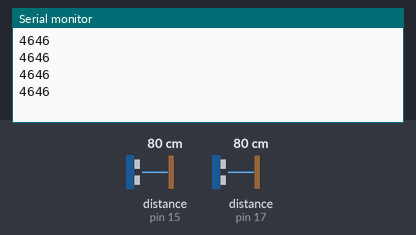
Simulated run of this sketch. Board: Arduino Uno, built with avr-gcc and run on an emulated ATmega328P. Parts: the last lines printed to the serial monitor. Wiring (inferred from the names in the program): 2 × ultrasonic range finder: trigger pin 14, echo pin 15 / trigger pin 16, echo pin 17. The test bench sets the inputs (shaded band); at power-on: distance to the obstacle (sensors on pin 15, pin 17) 80 cm. The echo pulse lasts 58.3 µs per cm.

Above: at 1.8 s.
1.9 s: distance to the obstacle (sensor on pin 15) set to 2 cm
At 2.8 s:
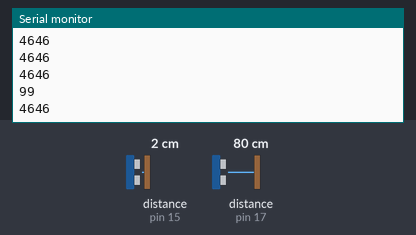
3.4 s: distance to the obstacle (sensor on pin 17) set to 4 cm
At 4.7 s:
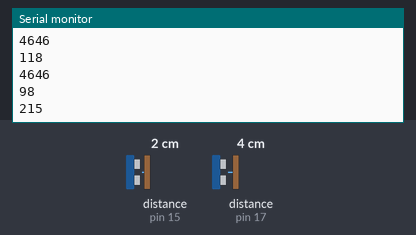
4.9 s: distance to the obstacle (sensor on pin 15) set to 4 cm
At 5.8 s:
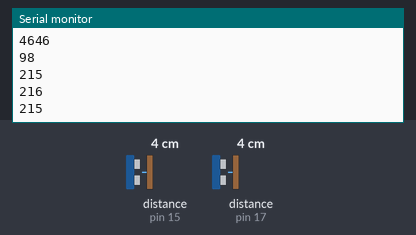
6.4 s: distance to the obstacle (sensor on pin 17) set to 9 cm
At 7.5 s:
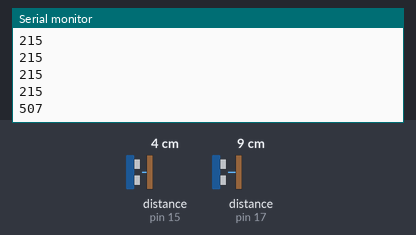
Timing chart, 0 to 8.9 s (numbered marks = the images above; inputs shaded):
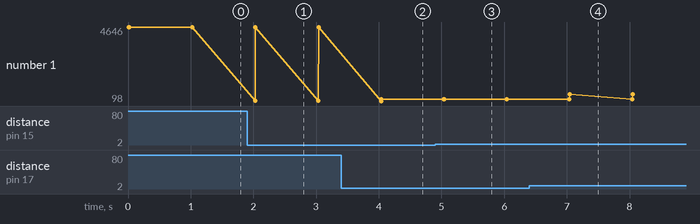

Measured:
- after the input at 1.9 s, the serial monitor: prints a new line after 0.13 s (image 1)
- after the input at 3.4 s, the serial monitor: prints a new line after 0.64 s (image 2)
- after the input at 4.9 s, the serial monitor: prints a new line after 0.14 s (image 3)
- after the input at 6.4 s, the serial monitor: prints a new line after 0.65 s (image 4)
- plotted number 1: 4646 → 215 after the input at 3.4 s, 215 → 507 after the input at 6.4 s

The sketch:

Ultrasonic_Sensor.ino
```cpp
#include <Wire.h>

//triger 1, 2 -> 14, 16  echo 1, 2 -> 15, 17

int Duration1, Duration2;
int LastDuration1, LastDuration2;
int count = 0, pcount = 0, mcount = 0;
int sensorcount1 = 0, sensorcount2 = 0;

void setup() {
  pinMode(14,OUTPUT);//trigger1
  pinMode(15,INPUT);//echo1
  pinMode(16,OUTPUT);//trigger2
  pinMode(17,INPUT);//echo2
  Serial.begin(9600);
}

void loop() {
  digitalWrite(14,LOW);
  digitalWrite(16,LOW);
  delayMicroseconds(2); // make triggers as low state

  digitalWrite(14,HIGH);
  delayMicroseconds(10);// shoot the wave from trigger 1

  digitalWrite(14,LOW);
  Duration1=pulseIn(15,HIGH);// receive the wave in echo 1 and measure the distance

  delayMicroseconds(2);

  digitalWrite(16,HIGH);
  delayMicroseconds(10);// shoot the wave from trigger 2

  digitalWrite(16,LOW);
  Duration2=pulseIn(17,HIGH);// receive the wave in echo 2 and measure the distance

  if (LastDuration1 > Duration1 + 100){
    sensorcount1 = 1;
  }


  if (LastDuration2 > Duration2 + 100){
    sensorcount2 = 1;
  }

  if (sensorcount1 == 1 && sensorcount2 == 0){
    pcount = 1;
  }

  if(pcount == 1 && sensorcount2 == 1){
    count = count+1;
    sensorcount1 = 0;
    sensorcount2 = 0;
    pcount = 0;
  }


  if (sensorcount1 == 0 && sensorcount2 == 1){
    mcount = 1;
  }

  if(mcount == 1 && sensorcount2 == 1){
    count = count-1;
    sensorcount1 = 0;
    sensorcount2 = 0;
    mcount = 0;
  }

  if (sensorcount1 == 1 && sensorcount2 == 1){
    sensorcount1 = 0;
    sensorcount2 = 0;
    }


  LastDuration1 = Duration1;
  LastDuration2 = Duration2;
  Serial.println(Duration1);
  Serial.println(Duration2);
  delay(1000);

}
```
